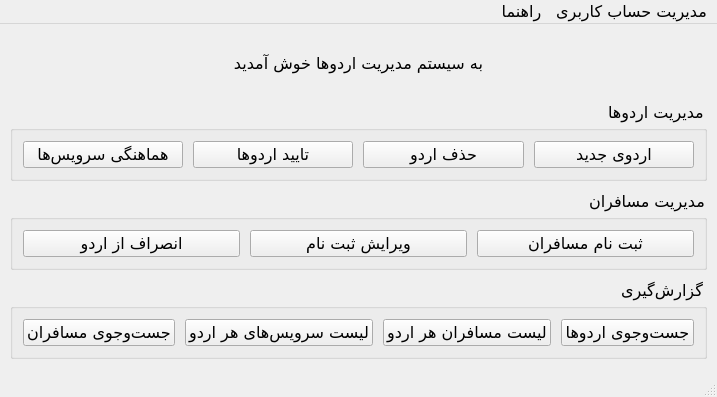
<?xml version="1.0" encoding="UTF-8"?>
<ui version="4.0">
 <class>MainWindow</class>
 <widget class="QMainWindow" name="MainWindow">
  <property name="geometry">
   <rect>
    <x>0</x>
    <y>0</y>
    <width>710</width>
    <height>397</height>
   </rect>
  </property>
  <property name="font">
   <font>
    <family>B Nazanin</family>
    <pointsize>12</pointsize>
   </font>
  </property>
  <property name="windowTitle">
   <string>نرم‌افزار مدیریت اردوها</string>
  </property>
  <property name="windowIcon">
   <iconset resource="resource.qrc">
    <normaloff>:/icons/resources/icons/icon.png</normaloff>:/icons/resources/icons/icon.png</iconset>
  </property>
  <property name="layoutDirection">
   <enum>Qt::RightToLeft</enum>
  </property>
  <widget class="QWidget" name="centralwidget">
   <layout class="QVBoxLayout" name="VLayoutMain">
    <property name="spacing">
     <number>10</number>
    </property>
    <property name="sizeConstraint">
     <enum>QLayout::SetDefaultConstraint</enum>
    </property>
    <property name="leftMargin">
     <number>10</number>
    </property>
    <property name="topMargin">
     <number>10</number>
    </property>
    <property name="rightMargin">
     <number>10</number>
    </property>
    <property name="bottomMargin">
     <number>10</number>
    </property>
    <item>
     <widget class="QLabel" name="lblWelcome">
      <property name="locale">
       <locale language="Persian" country="Iran"/>
      </property>
      <property name="text">
       <string>به سیستم مدیریت اردوها خوش آمدید</string>
      </property>
      <property name="alignment">
       <set>Qt::AlignCenter</set>
      </property>
     </widget>
    </item>
    <item>
     <widget class="QGroupBox" name="grpTourManagement">
      <property name="title">
       <string>مدیریت اردوها</string>
      </property>
      <layout class="QHBoxLayout" name="HLayoutTours">
       <property name="spacing">
        <number>10</number>
       </property>
       <property name="leftMargin">
        <number>10</number>
       </property>
       <property name="topMargin">
        <number>10</number>
       </property>
       <property name="rightMargin">
        <number>10</number>
       </property>
       <property name="bottomMargin">
        <number>10</number>
       </property>
       <item>
        <widget class="QPushButton" name="btnNewTour">
         <property name="locale">
          <locale language="Persian" country="Iran"/>
         </property>
         <property name="text">
          <string>اردوی جدید</string>
         </property>
         <property name="icon">
          <iconset resource="resource.qrc">
           <normaloff>:/icons/resources/icons/addTour.png</normaloff>:/icons/resources/icons/addTour.png</iconset>
         </property>
         <property name="iconSize">
          <size>
           <width>40</width>
           <height>40</height>
          </size>
         </property>
        </widget>
       </item>
       <item>
        <widget class="QPushButton" name="btnDeleteTour">
         <property name="locale">
          <locale language="Persian" country="Iran"/>
         </property>
         <property name="text">
          <string>حذف اردو</string>
         </property>
         <property name="icon">
          <iconset resource="resource.qrc">
           <normaloff>:/icons/resources/icons/deleteTour.png</normaloff>:/icons/resources/icons/deleteTour.png</iconset>
         </property>
         <property name="iconSize">
          <size>
           <width>40</width>
           <height>40</height>
          </size>
         </property>
        </widget>
       </item>
       <item>
        <widget class="QPushButton" name="btnConfirmTour">
         <property name="locale">
          <locale language="Persian" country="Iran"/>
         </property>
         <property name="text">
          <string>تایید اردوها</string>
         </property>
         <property name="icon">
          <iconset resource="resource.qrc">
           <normaloff>:/icons/resources/icons/confirmTour.png</normaloff>:/icons/resources/icons/confirmTour.png</iconset>
         </property>
         <property name="iconSize">
          <size>
           <width>40</width>
           <height>40</height>
          </size>
         </property>
        </widget>
       </item>
       <item>
        <widget class="QPushButton" name="btnAssignCars">
         <property name="locale">
          <locale language="Persian" country="Iran"/>
         </property>
         <property name="text">
          <string>هماهنگی سرویس‌ها</string>
         </property>
         <property name="icon">
          <iconset resource="resource.qrc">
           <normaloff>:/icons/resources/icons/icon.png</normaloff>:/icons/resources/icons/icon.png</iconset>
         </property>
         <property name="iconSize">
          <size>
           <width>40</width>
           <height>40</height>
          </size>
         </property>
        </widget>
       </item>
      </layout>
     </widget>
    </item>
    <item>
     <widget class="QGroupBox" name="grpPassengers">
      <property name="title">
       <string>مدیریت مسافران</string>
      </property>
      <layout class="QHBoxLayout" name="HLayoutPassengers">
       <property name="spacing">
        <number>10</number>
       </property>
       <property name="leftMargin">
        <number>10</number>
       </property>
       <property name="topMargin">
        <number>10</number>
       </property>
       <property name="rightMargin">
        <number>10</number>
       </property>
       <property name="bottomMargin">
        <number>10</number>
       </property>
       <item>
        <widget class="QPushButton" name="btnRegisterPassenger">
         <property name="locale">
          <locale language="Persian" country="Iran"/>
         </property>
         <property name="text">
          <string>ثبت نام مسافران</string>
         </property>
         <property name="icon">
          <iconset resource="resource.qrc">
           <normaloff>:/icons/resources/icons/registerPassenger.png</normaloff>:/icons/resources/icons/registerPassenger.png</iconset>
         </property>
         <property name="iconSize">
          <size>
           <width>40</width>
           <height>40</height>
          </size>
         </property>
        </widget>
       </item>
       <item>
        <widget class="QPushButton" name="btnEditRegistration">
         <property name="locale">
          <locale language="Persian" country="Iran"/>
         </property>
         <property name="text">
          <string>ویرایش ثبت نام</string>
         </property>
         <property name="icon">
          <iconset resource="resource.qrc">
           <normaloff>:/icons/resources/icons/editRegistration.png</normaloff>:/icons/resources/icons/editRegistration.png</iconset>
         </property>
         <property name="iconSize">
          <size>
           <width>40</width>
           <height>40</height>
          </size>
         </property>
        </widget>
       </item>
       <item>
        <widget class="QPushButton" name="btnCancelRegistration">
         <property name="locale">
          <locale language="Persian" country="Iran"/>
         </property>
         <property name="text">
          <string>انصراف از اردو</string>
         </property>
         <property name="icon">
          <iconset resource="resource.qrc">
           <normaloff>:/icons/resources/icons/cancelRegistration.png</normaloff>:/icons/resources/icons/cancelRegistration.png</iconset>
         </property>
         <property name="iconSize">
          <size>
           <width>40</width>
           <height>40</height>
          </size>
         </property>
        </widget>
       </item>
      </layout>
     </widget>
    </item>
    <item>
     <widget class="QGroupBox" name="grpPassengers_2">
      <property name="title">
       <string>گزارش‌گیری</string>
      </property>
      <layout class="QHBoxLayout" name="HLayoutReports">
       <property name="spacing">
        <number>10</number>
       </property>
       <property name="leftMargin">
        <number>10</number>
       </property>
       <property name="topMargin">
        <number>10</number>
       </property>
       <property name="rightMargin">
        <number>10</number>
       </property>
       <property name="bottomMargin">
        <number>10</number>
       </property>
       <item>
        <widget class="QPushButton" name="btnSearchTours">
         <property name="locale">
          <locale language="Persian" country="Iran"/>
         </property>
         <property name="text">
          <string>جست‌وجوی اردوها</string>
         </property>
         <property name="icon">
          <iconset resource="resource.qrc">
           <normaloff>:/icons/resources/icons/searchTour.png</normaloff>:/icons/resources/icons/searchTour.png</iconset>
         </property>
         <property name="iconSize">
          <size>
           <width>40</width>
           <height>40</height>
          </size>
         </property>
        </widget>
       </item>
       <item>
        <widget class="QPushButton" name="btnSearchTourPassengers">
         <property name="locale">
          <locale language="Persian" country="Iran"/>
         </property>
         <property name="text">
          <string>لیست مسافران هر اردو</string>
         </property>
         <property name="icon">
          <iconset resource="resource.qrc">
           <normaloff>:/icons/resources/icons/searchPassenger.png</normaloff>:/icons/resources/icons/searchPassenger.png</iconset>
         </property>
         <property name="iconSize">
          <size>
           <width>40</width>
           <height>40</height>
          </size>
         </property>
        </widget>
       </item>
       <item>
        <widget class="QPushButton" name="btnSearchTourCars">
         <property name="locale">
          <locale language="Persian" country="Iran"/>
         </property>
         <property name="text">
          <string>لیست سرویس‌های هر اردو</string>
         </property>
         <property name="icon">
          <iconset resource="resource.qrc">
           <normaloff>:/icons/resources/icons/searchService.png</normaloff>:/icons/resources/icons/searchService.png</iconset>
         </property>
         <property name="iconSize">
          <size>
           <width>40</width>
           <height>40</height>
          </size>
         </property>
        </widget>
       </item>
       <item>
        <widget class="QPushButton" name="btnSearchPassengers">
         <property name="locale">
          <locale language="Persian" country="Iran"/>
         </property>
         <property name="text">
          <string>جست‌وجوی مسافران</string>
         </property>
         <property name="icon">
          <iconset resource="resource.qrc">
           <normaloff>:/icons/resources/icons/searchPassenger.png</normaloff>:/icons/resources/icons/searchPassenger.png</iconset>
         </property>
         <property name="iconSize">
          <size>
           <width>40</width>
           <height>40</height>
          </size>
         </property>
        </widget>
       </item>
      </layout>
     </widget>
    </item>
   </layout>
  </widget>
  <widget class="QMenuBar" name="menubar">
   <property name="geometry">
    <rect>
     <x>0</x>
     <y>0</y>
     <width>710</width>
     <height>21</height>
    </rect>
   </property>
   <property name="locale">
    <locale language="Persian" country="Iran"/>
   </property>
   <widget class="QMenu" name="AccountManagementMenu">
    <property name="font">
     <font>
      <family>B Nazanin</family>
      <pointsize>12</pointsize>
     </font>
    </property>
    <property name="layoutDirection">
     <enum>Qt::RightToLeft</enum>
    </property>
    <property name="locale">
     <locale language="Persian" country="Iran"/>
    </property>
    <property name="title">
     <string>مدیریت حساب کاربری</string>
    </property>
    <addaction name="AddUserAction"/>
    <addaction name="DeleteUserAction"/>
    <addaction name="ChangePasswordAction"/>
    <addaction name="separator"/>
    <addaction name="SignOutAction"/>
    <addaction name="ExitAction"/>
   </widget>
   <widget class="QMenu" name="HelpMenu">
    <property name="font">
     <font>
      <family>B Nazanin</family>
      <pointsize>12</pointsize>
     </font>
    </property>
    <property name="title">
     <string>راهنما</string>
    </property>
    <addaction name="AboutAction"/>
   </widget>
   <addaction name="AccountManagementMenu"/>
   <addaction name="HelpMenu"/>
  </widget>
  <widget class="QStatusBar" name="statusBar">
   <property name="layoutDirection">
    <enum>Qt::LeftToRight</enum>
   </property>
   <property name="locale">
    <locale language="Persian" country="Iran"/>
   </property>
  </widget>
  <action name="AddUserAction">
   <property name="icon">
    <iconset resource="resource.qrc">
     <normaloff>:/icons/resources/icons/addUser.png</normaloff>:/icons/resources/icons/addUser.png</iconset>
   </property>
   <property name="text">
    <string>افزودن کارشناس جدید</string>
   </property>
   <property name="font">
    <font>
     <family>B Nazanin</family>
     <pointsize>12</pointsize>
    </font>
   </property>
  </action>
  <action name="DeleteUserAction">
   <property name="icon">
    <iconset resource="resource.qrc">
     <normaloff>:/icons/resources/icons/deleteUser.png</normaloff>:/icons/resources/icons/deleteUser.png</iconset>
   </property>
   <property name="text">
    <string>حذف کارشناس</string>
   </property>
  </action>
  <action name="ChangePasswordAction">
   <property name="icon">
    <iconset resource="resource.qrc">
     <normaloff>:/icons/resources/icons/changePassword.png</normaloff>:/icons/resources/icons/changePassword.png</iconset>
   </property>
   <property name="text">
    <string>تغییر نام کاربری یا گذرواژه</string>
   </property>
  </action>
  <action name="SignOutAction">
   <property name="icon">
    <iconset resource="resource.qrc">
     <normaloff>:/icons/resources/icons/signOut.png</normaloff>:/icons/resources/icons/signOut.png</iconset>
   </property>
   <property name="text">
    <string>خروج از حساب کاربری</string>
   </property>
  </action>
  <action name="ExitAction">
   <property name="icon">
    <iconset resource="resource.qrc">
     <normaloff>:/icons/resources/icons/exit.png</normaloff>:/icons/resources/icons/exit.png</iconset>
   </property>
   <property name="text">
    <string>خروج از برنامه</string>
   </property>
   <property name="font">
    <font>
     <family>B Nazanin</family>
     <pointsize>12</pointsize>
    </font>
   </property>
  </action>
  <action name="AboutAction">
   <property name="icon">
    <iconset resource="resource.qrc">
     <normaloff>:/icons/resources/icons/about.png</normaloff>:/icons/resources/icons/about.png</iconset>
   </property>
   <property name="text">
    <string>درباره برنامه</string>
   </property>
   <property name="font">
    <font>
     <family>B Nazanin</family>
     <pointsize>12</pointsize>
    </font>
   </property>
  </action>
 </widget>
 <resources>
  <include location="resource.qrc"/>
 </resources>
 <connections/>
</ui>
